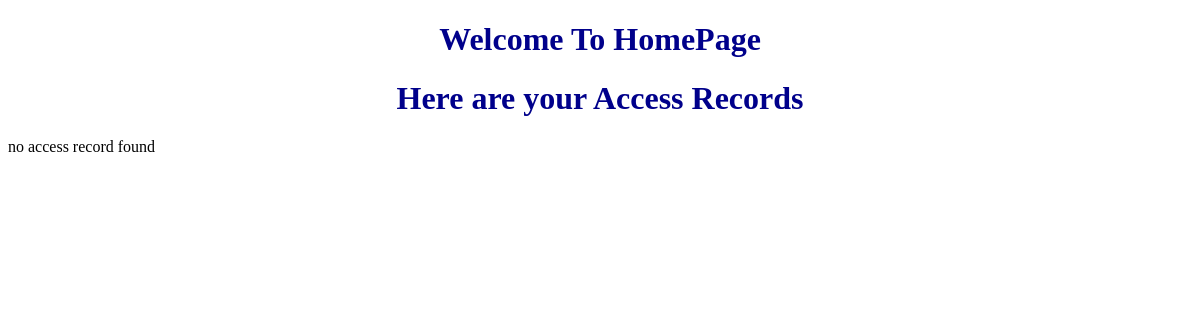
The app's page /, older data.
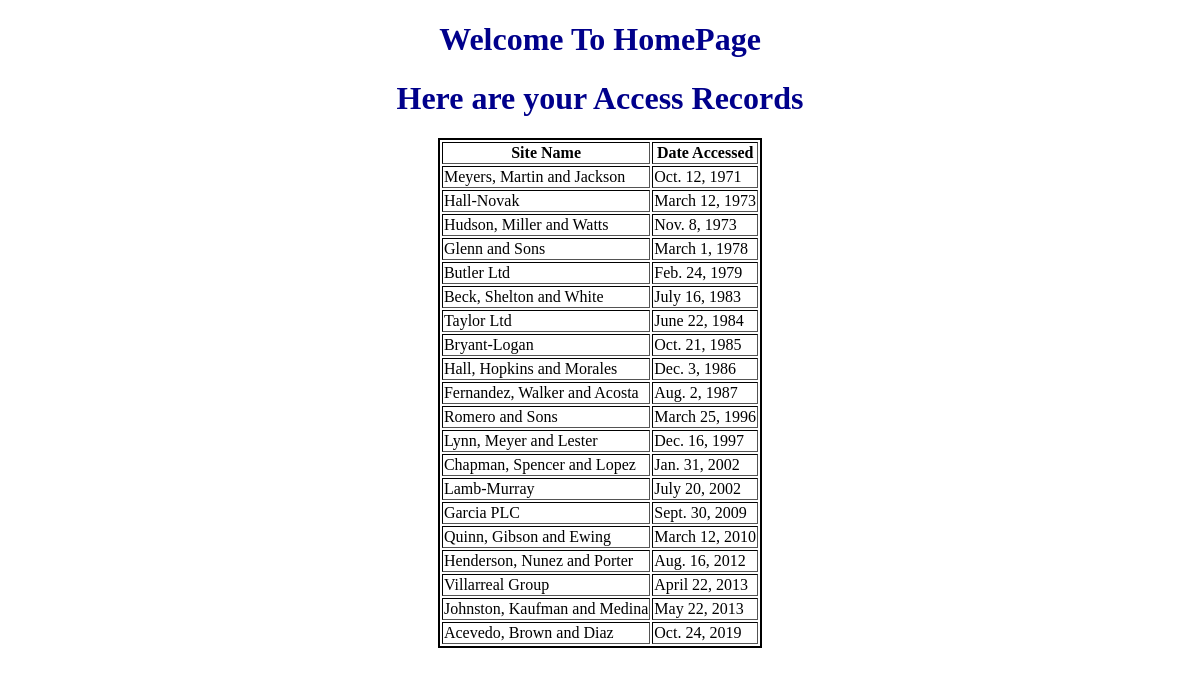
The same page, newer data.
### firstApp/models.py (models this page shows, shortened)
class AccessRecord(models.Model):
    name =models.ForeignKey(Webpage)
    date = models.DateField()

class Webpage(models.Model):
    topic = models.ForeignKey(Topic)
    name = models.CharField(max_length=264,unique=True)
    url = models.URLField(unique=True)
    def __str__(self):
        return self.name

### firstApp/views.py (the view)
# urls.py: url(r"^$",views.newPage,name="index")
def index(request):
    webpageList = AccessRecord.objects.order_by("date")
    date_dict = {"accessRecords" : webpageList}
    return render(request,"firstApp/index.html",context=date_dict)

### templates/firstApp/index.html (shortened to what this page needs)
<!DOCTYPE html>
{% load staticfiles %}
<html lang="en" dir="ltr">
  <head>
    <link rel="stylesheet" href="{% static "css/master.css" %}">
  </head>
  <body>
    <h1>Welcome To HomePage</h1>
    <h1>Here are your Access Records</h1>
    <div class="django">
      {% if accessRecords%}
      <table border="1">
        <thead>
          <th>Site Name</th>
          <th>Date Accessed</th>
        </thead>
        {% for acc in accessRecords %}
        <tr>
          <td>{{acc.name}}</td>
          <td>{{acc.date}}</td>
        </tr>
        {% endfor %}
      </table>
      {% else %}
      <p>no access record found</p>
      {% endif %}
    </div>
  </body>
</html>

### static/css/master.css (style rules this page uses)
h1 { color: darkblue; text-align: center; }
table { border: 2px solid black; margin: auto; }

Row changes from the older to the newer data that the page shows:
added AccessRecord: name "Meyers, Martin and Jackson", date "Oct. 12, 1971"
added AccessRecord: name "Hall-Novak", date "March 12, 1973"
added AccessRecord: name "Hudson, Miller and Watts", date "Nov. 8, 1973"
added AccessRecord: name "Glenn and Sons", date "March 1, 1978"
added AccessRecord: name "Butler Ltd", date "Feb. 24, 1979"
added AccessRecord: name "Beck, Shelton and White", date "July 16, 1983"
added AccessRecord: name "Taylor Ltd", date "June 22, 1984"
added AccessRecord: name "Bryant-Logan", date "Oct. 21, 1985"
added AccessRecord: name "Hall, Hopkins and Morales", date "Dec. 3, 1986"
added AccessRecord: name "Fernandez, Walker and Acosta", date "Aug. 2, 1987"
added AccessRecord: name "Romero and Sons", date "March 25, 1996"
added AccessRecord: name "Lynn, Meyer and Lester", date "Dec. 16, 1997"
added AccessRecord: name "Chapman, Spencer and Lopez", date "Jan. 31, 2002"
added AccessRecord: name "Lamb-Murray", date "July 20, 2002"
added AccessRecord: name "Garcia PLC", date "Sept. 30, 2009"
added AccessRecord: name "Quinn, Gibson and Ewing", date "March 12, 2010"
added AccessRecord: name "Henderson, Nunez and Porter", date "Aug. 16, 2012"
added AccessRecord: name "Villarreal Group", date "April 22, 2013"
added AccessRecord: name "Johnston, Kaufman and Medina", date "May 22, 2013"
added AccessRecord: name "Acevedo, Brown and Diaz", date "Oct. 24, 2019"
Text that changed along with them:
text no longer shown: "no access record found"
text now shown: "Site Name Date Accessed"
